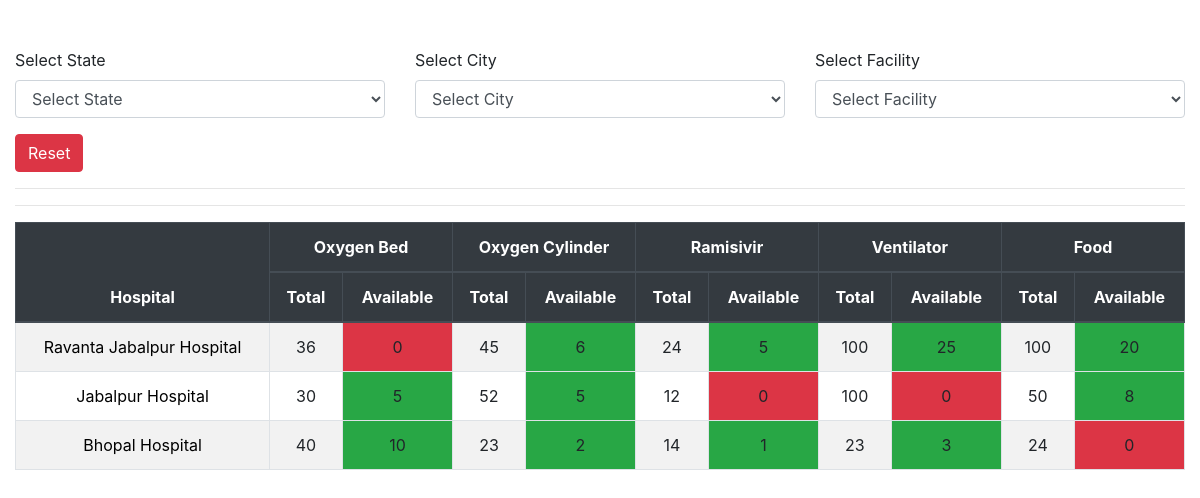
The page / on the database its author committed.
### app/models.py (models this page shows, shortened)
class Facility(models.Model):
    title = models. CharField(max_length=60 , null=False ,blank=False , default="")

class Hospital(models.Model):
    name = models.CharField(max_length=50 , null=False , blank=False)
    phone =  models.CharField(max_length=12 , null=False , blank=False)
    address = models.CharField(max_length=200 , null=False , blank=False)
    City = models.ForeignKey(City, on_delete=models.CASCADE, related_name='hospitals')

class Availability(models.Model):
    hospital = models.ForeignKey(
        Hospital, on_delete=models.CASCADE, related_name='availabilities')
    facility  = models.ForeignKey(
        Facility, on_delete=models.CASCADE, related_name='availabilities')
    total = models.IntegerField(default=0)
    available = models.IntegerField(default=0)
    updated_at = models.DateTimeField(auto_now=True)

### app/views.py (the view, shortened to what this page needs)
# urls.py: path('', home , name='homepage'),
def home(request):
    selected_state_id = request.GET.get('state')
    selected_city_id = request.GET.get('city')
    selected_facility_id = request.GET.get('facility')
    facilities = Facility.objects.all().order_by('pk')
    if selected_state_id:
      cities = City.objects.filter(state=selected_state_id)
    else:
        cities = City.objects.all()
    states = State.objects.all()
    hospitals = Hospital.objects.all()
    if selected_city_id:
        hospitals = hospitals.filter(city=City(pk=selected_city_id))
    context = {
        'facilities' : facilities,
         'cities' : cities,
        'states' : states,
        'hospitals': hospitals,
        'selected_state_id' : selected_state_id,
        'selected_city_id' : selected_city_id,
        'selected_facility_id':selected_facility_id
    }
    return render(request, template_name='app/index.html', context=context)

### app/models.py (called while the page is built)
    def __str__(self):
        return self.name

### app/templatetags/custom_tags.py (called while the page is built)
@register.simple_tag
def get_table_class(value):
    if value:
        return 'bg-success'
    return 'bg-danger'

@register.simple_tag
def get_availibilities(hospital):
   return Availability.objects.filter(hospital=hospital).order_by('facility_id')

@register.simple_tag
def is_option_selected(selected_option , pk):
   if selected_option ==str(pk):
    return 'selected'
   return ''

### app/templates/app/index.html (shortened to what this page needs)
<!DOCTYPE html>
{% load custom_tags %}
<html lang="en">
<head>
    <link rel="stylesheet" href="https://cdn.jsdelivr.net/npm/bootstrap@4.6.2/dist/css/bootstrap.min.css"
>
</head>
<body>
    <br>
    <br>
<div class="container-fluid">
    <div>
        <form action="" id='filterForm' method="GET">
            <div class="row">
                <div class="col">
                    <div class="form-group">
                        <label for="">Select State</label>
                        <select name='state' id="stateSelect" class="form-control" >
                          <option value=''>Select State</option>
                        </select>
                     </div>
                </div>
                 <div class="col">
                    <div class="form-group">
                        <label for="">Select City</label>
                        <select name='city' class="form-control" id="citySelect">
                          <option value=''>Select City</option>
                        </select>
                     </div>
                 </div>
                 <div class="col">
                    <div class="form-group">
                        <label for="">Select Facility</label>
                        <select name='facility' class="form-control" id="facilitySelect">
                          <option value=''>Select Facility</option>
                        </select>
                     </div>
                 </div>
            </div>
            <div>
                <a href="/" class="btn btn-danger">Reset</a>
            </div>
        </form>
        <hr>
    </div>
    <hr>
    <table class="table text-center table-bordered table-striped">
        <thead class="thead-dark">
            <tr>
                <th rowspan="2">Hospital</th>
                {% for facility in facilities %}
                <th colspan="2" class="text-center">{{facility.title}}</th>
                {% endfor %}
            </tr>
            <tr>
                {% for facility in facilities %}
                <th>Total</th>
                <th>Available</th>
                {% endfor %}
            </tr>
        </thead>
        <tbody>
            {% for hospital in hospitals %}
            <tr>
                <td><a href="/hopital/{{hospital.id}}">{{hospital.name}}</a></td>
                {% get_availibilities hospital as availibilities %}
                {% for avl in availibilities %}
                   <td>{{avl.total}}</td>
                   <td class="{% get_table_class avl.available %}">{{avl.available}}</td>
                {% endfor %}
            </tr>
            {% endfor %}
        </tbody>
    </table>
</div>
</body>
</html>

### app/templates/app/index.html (style rules this page uses)
a { color: black; }

### rows shown on the page
Facility: title "Oxygen Bed"
Facility: title "Oxygen Cylinder"
Facility: title "Ramisivir"
Facility: title "Ventilator"
Facility: title "Food"
Hospital: name "Ravanta Jabalpur Hospital"
Availability: total "36", available "0"
Availability: total "45", available "6"
Availability: total "24", available "5"
Availability: total "100", available "25"
Availability: total "100", available "20"
Hospital: name "Jabalpur Hospital"
Availability: total "30", available "5"
Availability: total "52", available "5"
Availability: total "12", available "0"
Availability: total "100", available "0"
Availability: total "50", available "8"
Hospital: name "Bhopal Hospital"
Availability: total "40", available "10"
Availability: total "23", available "2"
Availability: total "14", available "1"
Availability: total "23", available "3"
Availability: total "24", available "0"
